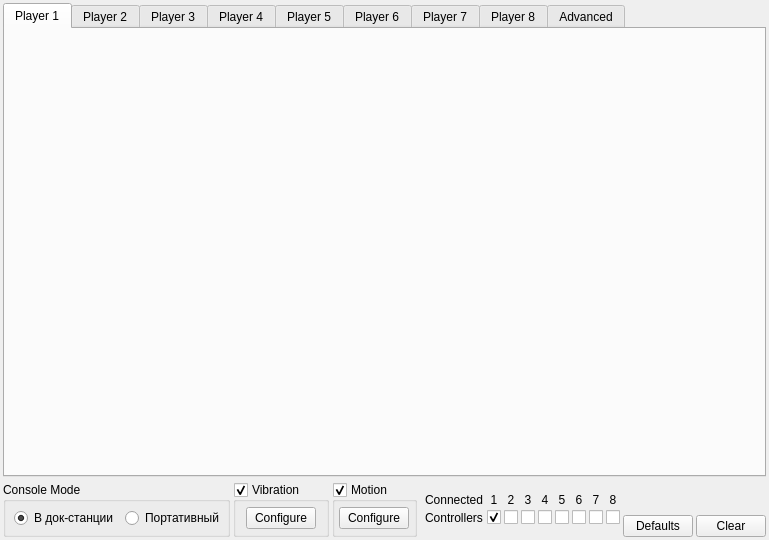
<?xml version="1.0" encoding="UTF-8"?>
<ui version="4.0">
 <class>ConfigureInput</class>
 <widget class="QWidget" name="ConfigureInput">
  <property name="geometry">
   <rect>
    <x>0</x>
    <y>0</y>
    <width>680</width>
    <height>540</height>
   </rect>
  </property>
  <property name="windowTitle">
   <string>ConfigureInput</string>
  </property>
  <layout class="QVBoxLayout" name="verticalLayout_5">
   <property name="spacing">
    <number>2</number>
   </property>
   <property name="leftMargin">
    <number>3</number>
   </property>
   <property name="topMargin">
    <number>3</number>
   </property>
   <property name="rightMargin">
    <number>3</number>
   </property>
   <property name="bottomMargin">
    <number>3</number>
   </property>
   <item>
    <widget class="QTabWidget" name="tabWidget">
     <property name="currentIndex">
      <number>0</number>
     </property>
     <widget class="QWidget" name="tabPlayer1">
      <property name="accessibleName">
       <string>Player 1</string>
      </property>
      <attribute name="title">
       <string>Player 1</string>
      </attribute>
     </widget>
     <widget class="QWidget" name="tabPlayer2">
      <property name="accessibleName">
       <string>Player 2</string>
      </property>
      <attribute name="title">
       <string>Player 2</string>
      </attribute>
     </widget>
     <widget class="QWidget" name="tabPlayer3">
      <property name="accessibleName">
       <string>Player 3</string>
      </property>
      <attribute name="title">
       <string>Player 3</string>
      </attribute>
     </widget>
     <widget class="QWidget" name="tabPlayer4">
      <property name="accessibleName">
       <string>Player 4</string>
      </property>
      <attribute name="title">
       <string>Player 4</string>
      </attribute>
     </widget>
     <widget class="QWidget" name="tabPlayer5">
      <property name="accessibleName">
       <string>Player 5</string>
      </property>
      <attribute name="title">
       <string>Player 5</string>
      </attribute>
     </widget>
     <widget class="QWidget" name="tabPlayer6">
      <property name="accessibleName">
       <string>Player 6</string>
      </property>
      <attribute name="title">
       <string>Player 6</string>
      </attribute>
     </widget>
     <widget class="QWidget" name="tabPlayer7">
      <property name="accessibleName">
       <string>Player 7</string>
      </property>
      <attribute name="title">
       <string>Player 7</string>
      </attribute>
     </widget>
     <widget class="QWidget" name="tabPlayer8">
      <property name="accessibleName">
       <string>Player 8</string>
      </property>
      <attribute name="title">
       <string>Player 8</string>
      </attribute>
     </widget>
     <widget class="QWidget" name="tabAdvanced">
      <property name="accessibleName">
       <string>Advanced</string>
      </property>
      <attribute name="title">
       <string>Advanced</string>
      </attribute>
     </widget>
    </widget>
   </item>
   <item alignment="Qt::AlignVCenter">
    <widget class="QWidget" name="consoleInputSettings" native="true">
     <layout class="QHBoxLayout" name="buttonsBottomRightHorizontalLayout">
      <property name="spacing">
       <number>3</number>
      </property>
      <property name="leftMargin">
       <number>0</number>
      </property>
      <property name="topMargin">
       <number>3</number>
      </property>
      <property name="rightMargin">
       <number>0</number>
      </property>
      <property name="bottomMargin">
       <number>0</number>
      </property>
      <item alignment="Qt::AlignVCenter">
       <widget class="QGroupBox" name="handheldGroup">
        <property name="maximumSize">
         <size>
          <width>16777215</width>
          <height>16777215</height>
         </size>
        </property>
        <property name="title">
         <string>Console Mode</string>
        </property>
        <layout class="QHBoxLayout" name="horizontalLayout">
         <property name="spacing">
          <number>6</number>
         </property>
         <property name="leftMargin">
          <number>8</number>
         </property>
         <property name="topMargin">
          <number>6</number>
         </property>
         <property name="rightMargin">
          <number>3</number>
         </property>
         <property name="bottomMargin">
          <number>6</number>
         </property>
          <item>
           <widget class="QRadioButton" name="radioDocked">
            <property name="text">
             <string>В док-станции</string>
            </property>
            <property name="checked">
             <bool>true</bool>
            </property>
           </widget>
          </item>
          <item>
           <widget class="QRadioButton" name="radioUndocked">
            <property name="text">
             <string>Портативный</string>
            </property>
           </widget>
          </item>
        </layout>
       </widget>
      </item>
      <item>
       <widget class="QGroupBox" name="vibrationGroup">
        <property name="title">
         <string>Vibration</string>
        </property>
        <property name="checkable">
         <bool>true</bool>
        </property>
        <layout class="QHBoxLayout" name="horizontalLayout_2">
         <property name="leftMargin">
          <number>3</number>
         </property>
         <property name="topMargin">
          <number>3</number>
         </property>
         <property name="rightMargin">
          <number>3</number>
         </property>
         <property name="bottomMargin">
          <number>3</number>
         </property>
         <item>
          <widget class="QPushButton" name="vibrationButton">
           <property name="minimumSize">
            <size>
             <width>68</width>
             <height>0</height>
            </size>
           </property>
           <property name="maximumSize">
            <size>
             <width>68</width>
             <height>16777215</height>
            </size>
           </property>
           <property name="styleSheet">
            <string notr="true">min-width: 68px;</string>
           </property>
           <property name="text">
            <string>Configure</string>
           </property>
          </widget>
         </item>
        </layout>
       </widget>
      </item>
      <item>
       <widget class="QGroupBox" name="motionGroup">
        <property name="title">
         <string>Motion</string>
        </property>
        <property name="checkable">
         <bool>true</bool>
        </property>
        <layout class="QHBoxLayout" name="horizontalLayout_3">
         <property name="leftMargin">
          <number>3</number>
         </property>
         <property name="topMargin">
          <number>3</number>
         </property>
         <property name="rightMargin">
          <number>3</number>
         </property>
         <property name="bottomMargin">
          <number>3</number>
         </property>
         <item>
          <widget class="QPushButton" name="motionButton">
           <property name="minimumSize">
            <size>
             <width>68</width>
             <height>0</height>
            </size>
           </property>
           <property name="maximumSize">
            <size>
             <width>68</width>
             <height>16777215</height>
            </size>
           </property>
           <property name="styleSheet">
            <string notr="true">min-width: 68px;</string>
           </property>
           <property name="text">
            <string>Configure</string>
           </property>
          </widget>
         </item>
        </layout>
       </widget>
      </item>
      <item alignment="Qt::AlignVCenter">
       <widget class="QWidget" name="connectedControllers" native="true">
        <layout class="QGridLayout" name="gridLayout_2">
         <property name="leftMargin">
          <number>5</number>
         </property>
         <property name="topMargin">
          <number>0</number>
         </property>
         <property name="rightMargin">
          <number>0</number>
         </property>
         <property name="bottomMargin">
          <number>0</number>
         </property>
         <property name="spacing">
          <number>3</number>
         </property>
         <item row="1" column="2">
          <widget class="QCheckBox" name="checkboxPlayer2Connected">
           <property name="text">
            <string/>
           </property>
          </widget>
         </item>
         <item row="1" column="0">
          <widget class="QLabel" name="label_2">
           <property name="text">
            <string>Controllers</string>
           </property>
          </widget>
         </item>
         <item row="1" column="4">
          <widget class="QCheckBox" name="checkboxPlayer4Connected">
           <property name="text">
            <string/>
           </property>
          </widget>
         </item>
         <item row="1" column="3">
          <widget class="QCheckBox" name="checkboxPlayer3Connected">
           <property name="text">
            <string/>
           </property>
          </widget>
         </item>
         <item row="1" column="5">
          <widget class="QCheckBox" name="checkboxPlayer5Connected">
           <property name="text">
            <string/>
           </property>
          </widget>
         </item>
         <item row="0" column="1">
          <widget class="QLabel" name="label">
           <property name="text">
            <string>1</string>
           </property>
           <property name="alignment">
            <set>Qt::AlignCenter</set>
           </property>
          </widget>
         </item>
         <item row="1" column="7">
          <widget class="QCheckBox" name="checkboxPlayer7Connected">
           <property name="text">
            <string/>
           </property>
          </widget>
         </item>
         <item row="1" column="6">
          <widget class="QCheckBox" name="checkboxPlayer6Connected">
           <property name="text">
            <string/>
           </property>
          </widget>
         </item>
         <item row="1" column="1">
          <widget class="QCheckBox" name="checkboxPlayer1Connected">
           <property name="layoutDirection">
            <enum>Qt::LeftToRight</enum>
           </property>
           <property name="checked">
            <bool>true</bool>
           </property>
          </widget>
         </item>
         <item row="1" column="8">
          <widget class="QCheckBox" name="checkboxPlayer8Connected">
           <property name="text">
            <string/>
           </property>
          </widget>
         </item>
         <item row="0" column="2">
          <widget class="QLabel" name="label_3">
           <property name="text">
            <string>2</string>
           </property>
           <property name="alignment">
            <set>Qt::AlignCenter</set>
           </property>
          </widget>
         </item>
         <item row="0" column="3">
          <widget class="QLabel" name="label_4">
           <property name="text">
            <string>3</string>
           </property>
           <property name="alignment">
            <set>Qt::AlignCenter</set>
           </property>
          </widget>
         </item>
         <item row="0" column="4">
          <widget class="QLabel" name="label_5">
           <property name="text">
            <string>4</string>
           </property>
           <property name="alignment">
            <set>Qt::AlignCenter</set>
           </property>
          </widget>
         </item>
         <item row="0" column="5">
          <widget class="QLabel" name="label_6">
           <property name="text">
            <string>5</string>
           </property>
           <property name="alignment">
            <set>Qt::AlignCenter</set>
           </property>
          </widget>
         </item>
         <item row="0" column="6">
          <widget class="QLabel" name="label_7">
           <property name="text">
            <string>6</string>
           </property>
           <property name="alignment">
            <set>Qt::AlignCenter</set>
           </property>
          </widget>
         </item>
         <item row="0" column="7">
          <widget class="QLabel" name="label_8">
           <property name="text">
            <string>7</string>
           </property>
           <property name="alignment">
            <set>Qt::AlignCenter</set>
           </property>
          </widget>
         </item>
         <item row="0" column="8">
          <widget class="QLabel" name="label_9">
           <property name="text">
            <string>8</string>
           </property>
           <property name="alignment">
            <set>Qt::AlignCenter</set>
           </property>
          </widget>
         </item>
         <item row="0" column="0">
          <widget class="QLabel" name="label_10">
           <property name="text">
            <string>Connected</string>
           </property>
          </widget>
         </item>
        </layout>
       </widget>
      </item>
      <item>
       <spacer name="horizontalSpacer">
        <property name="orientation">
         <enum>Qt::Horizontal</enum>
        </property>
        <property name="sizeHint" stdset="0">
         <size>
          <width>40</width>
          <height>20</height>
         </size>
        </property>
       </spacer>
      </item>
      <item alignment="Qt::AlignBottom">
       <widget class="QPushButton" name="buttonRestoreDefaults">
        <property name="sizePolicy">
         <sizepolicy hsizetype="Minimum" vsizetype="Fixed">
          <horstretch>0</horstretch>
          <verstretch>0</verstretch>
         </sizepolicy>
        </property>
        <property name="minimumSize">
         <size>
          <width>68</width>
          <height>0</height>
         </size>
        </property>
        <property name="maximumSize">
         <size>
          <width>68</width>
          <height>16777215</height>
         </size>
        </property>
        <property name="sizeIncrement">
         <size>
          <width>0</width>
          <height>0</height>
         </size>
        </property>
        <property name="baseSize">
         <size>
          <width>0</width>
          <height>0</height>
         </size>
        </property>
        <property name="layoutDirection">
         <enum>Qt::LeftToRight</enum>
        </property>
        <property name="styleSheet">
         <string notr="true">min-width: 68px;</string>
        </property>
        <property name="text">
         <string>Defaults</string>
        </property>
       </widget>
      </item>
      <item alignment="Qt::AlignBottom">
       <widget class="QPushButton" name="buttonClearAll">
        <property name="sizePolicy">
         <sizepolicy hsizetype="Minimum" vsizetype="Fixed">
          <horstretch>0</horstretch>
          <verstretch>0</verstretch>
         </sizepolicy>
        </property>
        <property name="minimumSize">
         <size>
          <width>68</width>
          <height>0</height>
         </size>
        </property>
        <property name="maximumSize">
         <size>
          <width>68</width>
          <height>16777215</height>
         </size>
        </property>
        <property name="sizeIncrement">
         <size>
          <width>0</width>
          <height>0</height>
         </size>
        </property>
        <property name="baseSize">
         <size>
          <width>0</width>
          <height>0</height>
         </size>
        </property>
        <property name="layoutDirection">
         <enum>Qt::LeftToRight</enum>
        </property>
        <property name="styleSheet">
         <string notr="true">min-width: 68px;</string>
        </property>
        <property name="text">
         <string>Clear</string>
        </property>
       </widget>
      </item>
     </layout>
    </widget>
   </item>
  </layout>
 </widget>
 <resources/>
 <connections/>
</ui>
